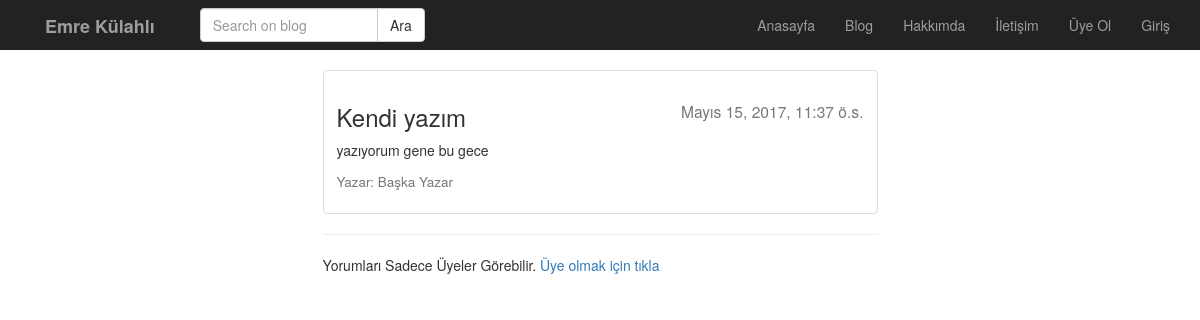
Screenshot of /post/kendi-yazim/ with the database file from the repository.
### post/models.py (models this page shows, shortened)
class Post(models.Model):
    user = models.ForeignKey('auth.User', verbose_name='Yazar', related_name='posts')
    title = models.CharField(max_length=120, verbose_name= 'Başlık')
    content = RichTextField(verbose_name='İçerik')
    publishing_date = models.DateTimeField(verbose_name='Yayımlanma Tarihi', auto_now_add=True)
    image = models.ImageField(null=True, blank=True)
    slug = models.SlugField(unique=True, editable=False, max_length=130)
    class Meta:
        ordering = ['-publishing_date']

### post/views.py (the view)
# urls.py: url(r'^(?P<slug>[\w-]+)/$', post_detail, name='detail'),
def post_detail(request, slug):
    post = get_object_or_404(Post, slug=slug)
    form = CommentForm(request.POST or None)
    if form.is_valid():
        comment = form.save(commit=False)
        comment.name = request.user.get_full_name()
        comment.post = post
        comment.save()
        return HttpResponseRedirect(post.get_absolute_url())
    context = {
        'post': post,
        'form': form,
    }
    return render(request, 'post/detail.html', context)

### post/forms.py
class CommentForm(forms.ModelForm):
    captcha = ReCaptchaField()
    class Meta:
        model = Comment
        fields = [
            'content',
        ]

### templates/post/detail.html (shortened to what this page needs)
{% extends 'base.html' %}
{% block body %}
 <div class="container">
    <div class="row">
          <div class="col-md-6 col-md-offset-3">
            <div class="thumbnail">
              <div class="caption">
                    <h3>{{ post.title }} <small style="float: right;">{{ post.publishing_date }}</small></h3>
                    <p>{{ post.content|safe|linebreaks }}</p>
                <p>
                    <h4><small>Yazar: {{ post.user.get_full_name }}</small></h4>
                </p>
              </div>
            </div>
                <hr>
                {% if perms.post.add_comment %}
                       {% for comment in post.comments.all %}
                        <h4>{{ comment.name }} | <small>{{ comment.created_date|timesince }} önce</small></h4>
                        <p>{{ comment.content|linebreaks }}</p>
                        <hr>
                      {% endfor %}
                      <h3>Yorum Ekle</h3>
                      {% include 'post/comment.html' %}
                {% else %}
                    <p>Yorumları Sadece Üyeler Görebilir.
                        <a href="{% url 'accounts:register' %}"> Üye olmak için tıkla</a>
                    </p>
                {% endif %}
          </div>
    </div>
 </div>
{% endblock %}

### static/css/style.css (style rules this page uses)
body { padding-top: 70px; }

### rows the page displays
Post: title "Kendi yazım", publishing_date "Mayıs 15, 2017, 11:37 ö.s.", content "yazıyorum gene bu gece", user.get_full_name "Başka Yazar"
